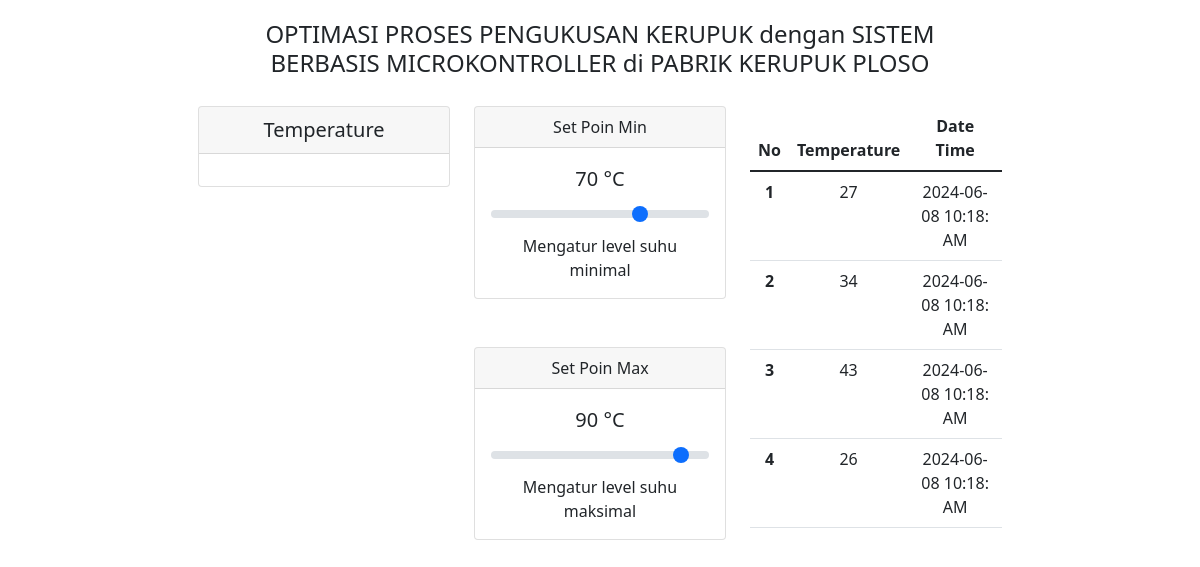
The page / on the database its author committed.
### tables this page shows
CREATE TABLE `tbl_data` (
  `id` int NOT NULL,
  `level_min` int NOT NULL,
  `level_max` int NOT NULL
);

CREATE TABLE `tbl_temperature` (
  `id` int NOT NULL,
  `temperature` float NOT NULL,
  `created_date` timestamp NULL DEFAULT NULL
);

### index.php (the view, shortened to what this page needs)
<?php
require 'config.php';
$sql = "SELECT * FROM tbl_data";
$result = mysqli_query($db, $sql);
$data = mysqli_fetch_array($result);
$min = $data['level_min'];
$max = $data['level_max'];
$sql1 = "SELECT * FROM tbl_temperature ORDER BY id DESC LIMIT 5";
$result1 = $db->query($sql1);
?>
<!doctype html>
<html lang="en">
<head>
    <link href="https://cdn.jsdelivr.net/npm/bootstrap@5.1.3/dist/css/bootstrap.min.css" rel="stylesheet">
</head>
<body>
    <div class="container">
        <div class="container-fluid center">
            <div style="text-align: center; margin-bottom: 20px;">
                <h4>OPTIMASI PROSES PENGUKUSAN KERUPUK dengan SISTEM <br>BERBASIS MICROKONTROLLER di PABRIK KERUPUK PLOSO</h4>
            </div>
            <div class="row">
                <div class="col">
                    <div class="card text-center" style="margin: auto;">
                        <div class="card-header" style="text-align: center; font-size: 20px;">Temperature</div>
                        <div class="card-body">
                        </div>
                    </div>
                </div>
                <div class="col">
                    <div class="card mb-5" style="max-width: 18rem;">
                        <div class="card-header">Set Poin Min</div>
                        <div class="card-body">
                            <div style="text-align: center; font-size: 20px;">
                                <label for="customRange1" class="form-label"><span id="posisi_min"><?php echo $min; ?></span> °C</label>
                                <input type="range" class="form-range" id="customRange1" min="0" max="100" step="1" value="<?php echo $min; ?>" onchange="ubahposisi_min(this.value)">
                            </div>
                            <p class="card-text">Mengatur level suhu minimal</p>
                        </div>
                    </div>
                    <div class="card" style="max-width: 18rem;">
                        <div class="card-header">Set Poin Max</div>
                        <div class="card-body">
                            <div style="text-align: center; font-size: 20px;">
                                <label for="customRange1" class="form-label"><span id="posisi_max"><?php echo $max; ?></span> °C</label>
                                <input type="range" class="form-range" id="customRange1" min="0" max="100" step="1" value="<?php echo $max; ?>" onchange="ubahposisi_max(this.value)">
                            </div>
                            <p class="card-text">Mengatur level suhu maksimal</p>
                        </div>
                    </div>
                </div>
                <div class="col">
                    <table class="table">
                        <thead>
                            <tr>
                                <th scope="col">No</th>
                                <th scope="col">Temperature</th>
                                <th scope="col">Date Time</th>
                            </tr>
                        </thead>
                        <tbody>
                            <?PHP $i = 1;
                            while ($row = mysqli_fetch_assoc($result1)) { ?>
                                <tr>
                                    <th scope="row"><?php echo $i++; ?></th>
                                    <td><?PHP echo $row['temperature']; ?></td>
                                    <td><?PHP echo date("Y-m-d h:i: A", strtotime($row['created_date'])); ?></td>
                                </tr>
                            <?PHP } ?>
                        </tbody>
                    </table>
                </div>
            </div>
        </div>
    </div>
</body>
</html>

### index.php (style rules this page uses)
.center { display: flex; flex-direction: column; justify-content: center; align-items: center; text-align: center; margin-top: 20px; }

### rows shown on the page
tbl_data: level_min "70", level_max "90"
tbl_temperature: temperature "27", created_date "2024-06-08 10:18: AM"
tbl_temperature: temperature "34", created_date "2024-06-08 10:18: AM"
tbl_temperature: temperature "43", created_date "2024-06-08 10:18: AM"
tbl_temperature: temperature "26", created_date "2024-06-08 10:18: AM"
